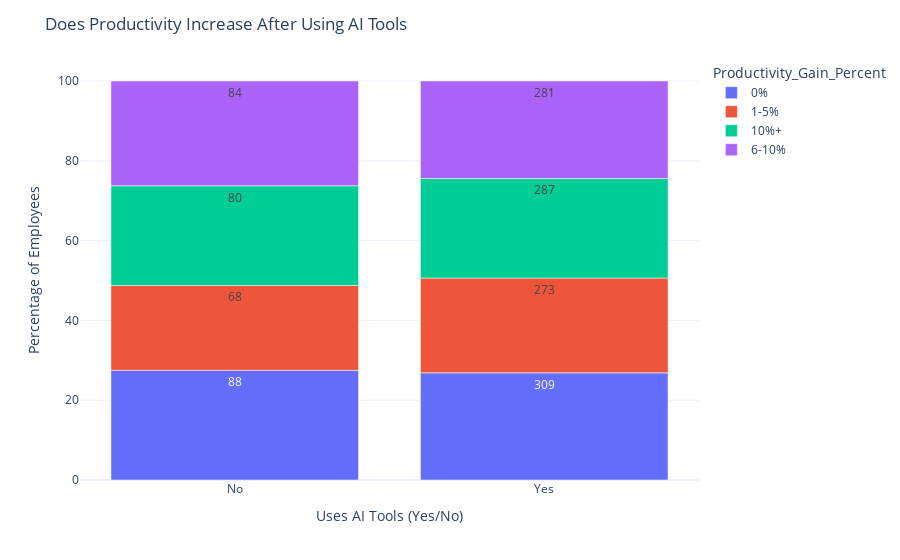

This figure's notebook cell:
### Markdown cell above
#What is the return on investment (ROI) of AI tools per employee or department

### Code cell
#Department wise ROI of AI Tools

count_df = df.groupby(['Uses_AI_Tools','Productivity_Gain_Percent']).size().reset_index(name='Count')
fig = px.bar(
    count_df,
    x= 'Uses_AI_Tools',
    y= 'Count',
    color= 'Productivity_Gain_Percent',
    text= 'Count',
    barmode= 'relative'
)
fig.update_layout(
    barmode= 'relative',
    barnorm= 'percent',
    title= 'Does Productivity Increase After Using AI Tools',
    xaxis_title= 'Uses AI Tools (Yes/No)',
    yaxis_title= 'Percentage of Employees'
)
fig.show()

### Figure 1 — Plotly figure (JSON) as saved in the notebook; plotly's stock layout.template omitted (floating-point values rounded to 4 significant figures)
{"data": [{"hovertemplate": "Productivity_Gain_Percent=0%<br>Uses_AI_Tools=%{x}<br>Count=%{text}<extra></extra>", "legendgroup": "0%", "marker": {"color": "#636efa", "pattern": {"shape": ""}}, "name": "0%", "orientation": "v", "showlegend": true, "text": [88.0, 309.0], "textposition": "auto", "type": "bar", "x": ["No", "Yes"], "xaxis": "x", "y": [88, 309], "yaxis": "y"}, {"hovertemplate": "Productivity_Gain_Percent=1-5%<br>Uses_AI_Tools=%{x}<br>Count=%{text}<extra></extra>", "legendgroup": "1-5%", "marker": {"color": "#EF553B", "pattern": {"shape": ""}}, "name": "1-5%", "orientation": "v", "showlegend": true, "text": [68.0, 273.0], "textposition": "auto", "type": "bar", "x": ["No", "Yes"], "xaxis": "x", "y": [68, 273], "yaxis": "y"}, {"hovertemplate": "Productivity_Gain_Percent=10%+<br>Uses_AI_Tools=%{x}<br>Count=%{text}<extra></extra>", "legendgroup": "10%+", "marker": {"color": "#00cc96", "pattern": {"shape": ""}}, "name": "10%+", "orientation": "v", "showlegend": true, "text": [80.0, 287.0], "textposition": "auto", "type": "bar", "x": ["No", "Yes"], "xaxis": "x", "y": [80, 287], "yaxis": "y"}, {"hovertemplate": "Productivity_Gain_Percent=6-10%<br>Uses_AI_Tools=%{x}<br>Count=%{text}<extra></extra>", "legendgroup": "6-10%", "marker": {"color": "#ab63fa", "pattern": {"shape": ""}}, "name": "6-10%", "orientation": "v", "showlegend": true, "text": [84.0, 281.0], "textposition": "auto", "type": "bar", "x": ["No", "Yes"], "xaxis": "x", "y": [84, 281], "yaxis": "y"}], "layout": {"barmode": "relative", "barnorm": "percent", "legend": {"title": {"text": "Productivity_Gain_Percent"}, "tracegroupgap": 0}, "margin": {"t": 60}, "title": {"text": "Does Productivity Increase After Using AI Tools"}, "xaxis": {"anchor": "y", "domain": [0, 1], "title": {"text": "Uses AI Tools (Yes/No)"}}, "yaxis": {"anchor": "x", "domain": [0, 1], "title": {"text": "Percentage of Employees"}}}}
